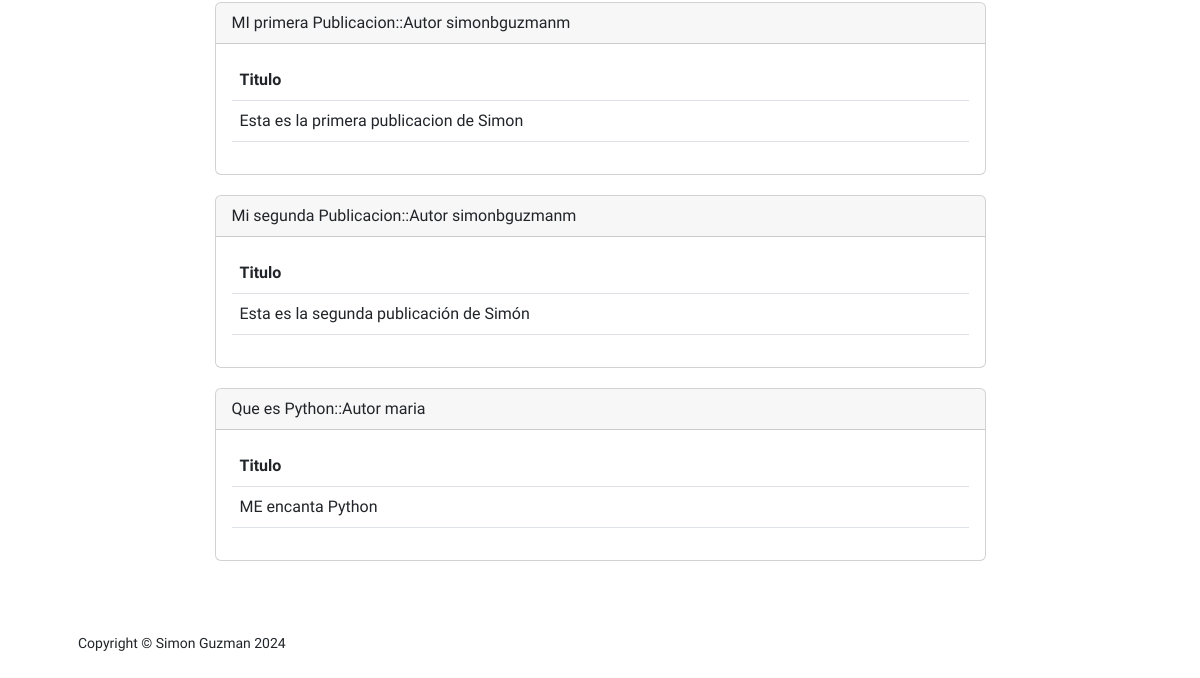
Page /appUsers/noticias (signed in, lower part) on the earlier database version.
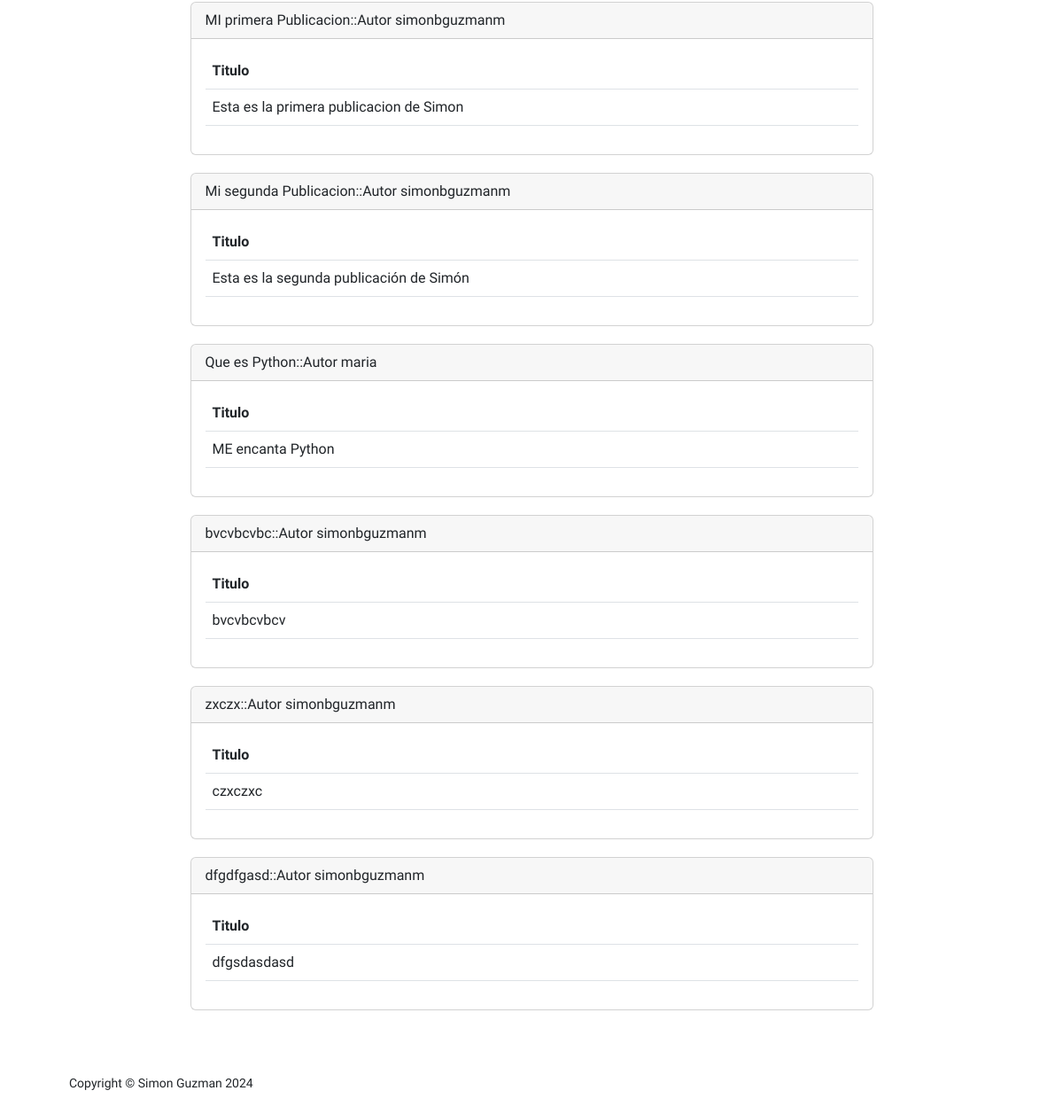
Same page on the later database version.
### appUsers/models.py (models this page shows, shortened)
class Publicacion(models.Model):
    user = models.ForeignKey(User, on_delete=models.CASCADE, null=True)
    titulo = models.CharField(max_length=100, null=True, blank = True)
    contenido = models.CharField(max_length=1000, null=True, blank = True)
    imagen = models.ImageField(upload_to='publicaciones',null=True,blank=True)

### appUsers/views.py (the view, shortened to what this page needs)
# urls.py: path('noticias',views.noticias,name="Noticias"),
@login_required
def noticias(request):
    publicacion = Publicacion.objects.all().reverse()[:10]
    return render(request,"appUsers/noticias.html",{"publicacion":publicacion,"resp":"","respSearch":"","avatar":request.session.get('foto-avatar', 'none')})

### appUsers/templates/appUsers/noticias.html (shortened to what this page needs)
{% extends "AppUsers/base.html" %}
{% load static %}
{% block datosDinamicos %}
<div class="container px-5 my-5">
    <div class="row gx-5 justify-content-center">
        <div class="col-lg-11 col-xl-9 col-xxl-8">
              {% for info in publicacion %}
              <div class="card" style="margin-top: 20px;">
                <div class="card-header">
                  {{info.titulo}}::Autor {{info.user.username}}
                </div>
                <div class="card-body">
                  <section>
                    <table class="table caption-top">
                        <thead>
                          <tr>
                            <th scope="col">Titulo</th>
                          </tr>
                        </thead>
                        <tbody>
                          <tr>
                            <td>{{info.contenido}}</td>
                          </tr>
                        </tbody>
                    </table>
                </section>
                </div>
              </div>
              {% endfor%}
        </div>
    </div>
</div>
{% endblock %}

### appUsers/templates/appUsers/base.html (shortened to what this page needs)
<!DOCTYPE html>
<html lang="en">
    <head>
        {% load static %}
        <link rel="stylesheet" href="https://cdnjs.cloudflare.com/ajax/libs/font-awesome/6.0.0/css/all.min.css">
        <link href="https://cdn.jsdelivr.net/npm/bootstrap-icons@1.8.1/font/bootstrap-icons.css" rel="stylesheet" />
        <link href="{% static 'css/styles.css' %}" rel="stylesheet" />
    </head>
    <body class="d-flex flex-column h-100">
        <main class="flex-shrink-0">
            {% block datosDinamicos %}
            {% endblock %}
        </main>
        <footer class="bg-white py-4 mt-auto">
            <div class="container px-5">
                <div class="row align-items-center justify-content-between flex-column flex-sm-row">
                    <div class="col-auto"><div class="small m-0">Copyright &copy; Simon Guzman 2024</div></div>
                </div>
            </div>
        </footer>
    </body>
</html>

Differences in the rows shown:
added Publicacion: titulo "bvcvbcvbc", user.username "simonbguzmanm", contenido "bvcvbcvbcv"
added Publicacion: titulo "zxczx", user.username "simonbguzmanm", contenido "czxczxc"
added Publicacion: titulo "dfgdfgasd", user.username "simonbguzmanm", contenido "dfgsdasdasd"
